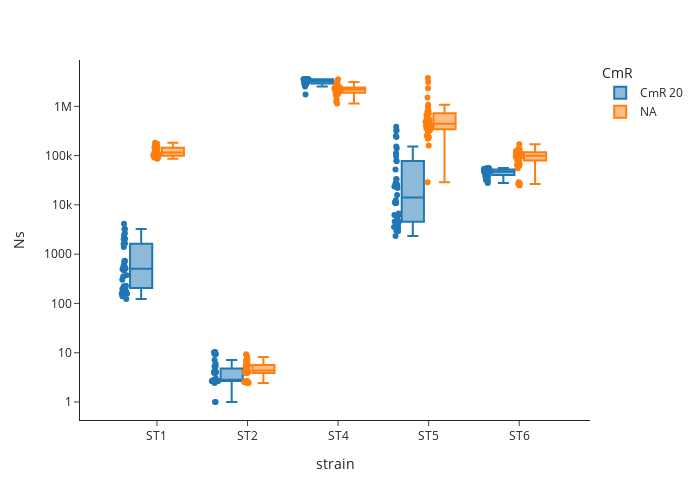

Here is the notebook cell this chart was saved with:
### Markdown cell above
## Chloramphenicol treatment

### Code cell
df_merge = df_merge.sort_values(['strain', 'CmR'],ascending=True)
df_plot = df_merge.loc[(df_merge['Inoculation']=='barcodes')|(df_merge['Inoculation_2']=='barcodes')]
fig = px.box(df_plot,
                x = 'strain', 
                y = 'Ns',
                color = 'CmR',
                points = 'all',
                log_y=True,
                template = 'simple_white',
                hover_data=['sample_id'],width = 700,
                height = 500,
                )
fig.show()

def compare_groups_ttest(df, grouping_col, response_col):
    """
    Two-sample t-test for comparing two groups
    """
    groups = df[grouping_col].unique()
    
    if len(groups) == 2:
        group1 = df[df[grouping_col] == groups[0]][response_col].dropna()
        group2 = df[df[grouping_col] == groups[1]][response_col].dropna()
        
        # Perform t-test
        statistic, p_value = stats.ttest_ind(group1, group2)
        
        return {
            'comparison': f'{groups[0]} vs {groups[1]}',
            'statistic': statistic,
            'p_value': p_value,
            'significant': p_value < 0.05
        }
    elif len(groups) > 2:
        # Use ANOVA for >2 groups
        group_data = [df[df[grouping_col] == g][response_col].dropna() for g in groups]
        statistic, p_value = stats.f_oneway(*group_data)
        
        return {
            'comparison': f'{grouping_col} (ANOVA)',
            'statistic': statistic,
            'p_value': p_value,
            'significant': p_value < 0.05
        }

# Example usage:
for strain in df_plot['strain'].unique():
    df_plot = df_plot.sort_values(['CmR'])
    print(strain)
    result = compare_groups_ttest(df_plot[df_plot['strain']==strain], 'CmR', 'Ns')
    
    for  entry in result.keys():
        print(entry + ": " + str(result[entry]))

### Figure 1 — Plotly figure (JSON) as saved in the notebook; plotly's stock layout.template omitted (floating-point values rounded to 4 significant figures; data arrays with more than 128 entries replaced by an {"elided": "..."} marker saying what was removed)
{"data": [{"alignmentgroup": "True", "boxpoints": "all", "customdata": {"elided": "200x1 str values"}, "hovertemplate": "CmR=CmR 20<br>strain=%{x}<br>Ns=%{y}<br>sample_id=%{customdata[0]}<extra></extra>", "legendgroup": "CmR 20", "marker": {"color": "#1F77B4"}, "name": "CmR 20", "notched": false, "offsetgroup": "CmR 20", "orientation": "v", "showlegend": true, "type": "box", "x": {"elided": "200 str values"}, "x0": " ", "xaxis": "x", "y": {"elided": "200 float values"}, "y0": " ", "yaxis": "y"}, {"alignmentgroup": "True", "boxpoints": "all", "customdata": {"elided": "200x1 str values"}, "hovertemplate": "CmR=NA<br>strain=%{x}<br>Ns=%{y}<br>sample_id=%{customdata[0]}<extra></extra>", "legendgroup": "NA", "marker": {"color": "#FF7F0E"}, "name": "NA", "notched": false, "offsetgroup": "NA", "orientation": "v", "showlegend": true, "type": "box", "x": {"elided": "200 str values"}, "x0": " ", "xaxis": "x", "y": {"elided": "200 float values"}, "y0": " ", "yaxis": "y"}], "layout": {"boxmode": "group", "height": 500, "legend": {"title": {"text": "CmR"}, "tracegroupgap": 0}, "margin": {"t": 60}, "width": 700, "xaxis": {"anchor": "y", "domain": [0, 1], "title": {"text": "strain"}}, "yaxis": {"anchor": "x", "domain": [0, 1], "title": {"text": "Ns"}, "type": "log"}}}
